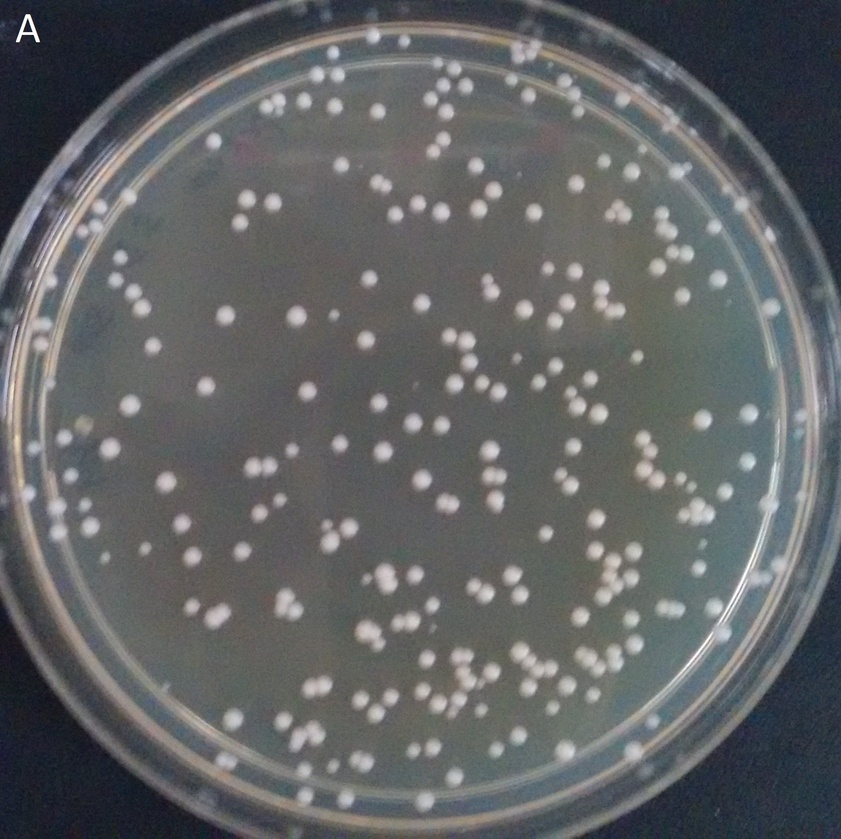
#> input picture images/set1/A_241.jpg, 841 x 839 px, shrunk from 1833 x 1827 before the run, found by its file name
$ jupyter execute Watershed_Markers.ipynb   (shell and % lines are left out)   (older library calls are emulated)
#> lines starting #> are read from the running program, lines starting #| are printed output that depends on the picture; after the words box and inside, x2 and y2 are one past the last pixel; in counts of white or black regions, pixels touching at a corner belong together
[cell 1]
import numpy as np
from matplotlib import pyplot as plt
import cv2
import sys
from pylab import rcParams
rcParams['figure.figsize'] = 15, 15

Let's start by defining the method for watershed segmentation

[cell 2]
import sys
import cv2
import numpy
from scipy.ndimage import label

def segment_on_dt(a, img):
    border = cv2.dilate(img, None, iterations=5)
    border = border - cv2.erode(border, None)

    dt = cv2.distanceTransform(img, 2, 3)
    dt = ((dt - dt.min()) / (dt.max() - dt.min()) * 255).astype(numpy.uint8)
    _, dt = cv2.threshold(dt, 180, 255, cv2.THRESH_BINARY)
    lbl, ncc = label(dt)
    lbl = lbl * (255/ncc)
    # Completing the markers now.
    lbl[border == 255] = 255

    lbl = lbl.astype(numpy.int32)
    cv2.watershed(a, lbl)

    lbl[lbl == -1] = 0
    lbl = lbl.astype(numpy.uint8)
    return 255 - lbl

[cell 3]
img = cv2.imread('/Users/shashwat/workspace/dopencv/images/set1/A_241.jpg')
#> img is the input picture: shape (839, 841, 3); mean B, G, R 101.4, 100, 98
img_gray = cv2.cvtColor( img,cv2.cv.CV_BGR2GRAY );

[cell 4]
plt.imshow(img_gray, cmap='gray')

[cell 5]
rng,img_bin = cv2.threshold(img_gray,0,255,cv2.THRESH_BINARY_INV+cv2.THRESH_OTSU)
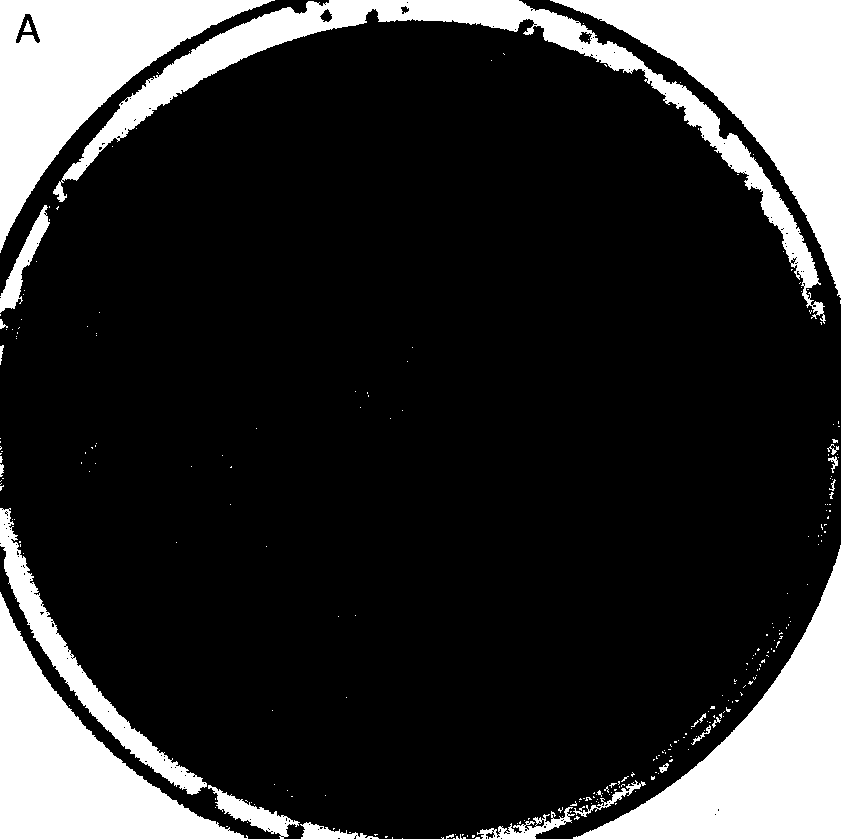
#> img_bin: shape (839, 841); 19.4% white; 263 white regions (240 under 20 px), largest, box (x1, y1, x2, y2) and area: (550, 0, 841, 298) 29143, (573, 545, 841, 839) 27190, (0, 0, 275, 253) 24306
#> rng = 79
plt.imshow(img_bin, cmap='gray')

[cell 6]
def segment_on_dt(a, img):
    border = cv2.dilate(img, None, iterations=5)
    border = border - cv2.erode(border, None)

    dt = cv2.distanceTransform(img, 2, 3)
    dt = ((dt - dt.min()) / (dt.max() - dt.min()) * 255).astype(numpy.uint8)
    _, dt = cv2.threshold(dt, 180, 255, cv2.THRESH_BINARY)
    lbl, ncc = label(dt)
    lbl = lbl * (255/ncc)
    # Completing the markers now.
    lbl[border == 255] = 255

    lbl = lbl.astype(numpy.int32)
    cv2.watershed(a, lbl)

    lbl[lbl == -1] = 0
    lbl = lbl.astype(numpy.uint8)
    return 255 - lbl

[cell 7]
img_bin = cv2.morphologyEx(img_bin, cv2.MORPH_OPEN,
        numpy.ones((3, 3), dtype=int))
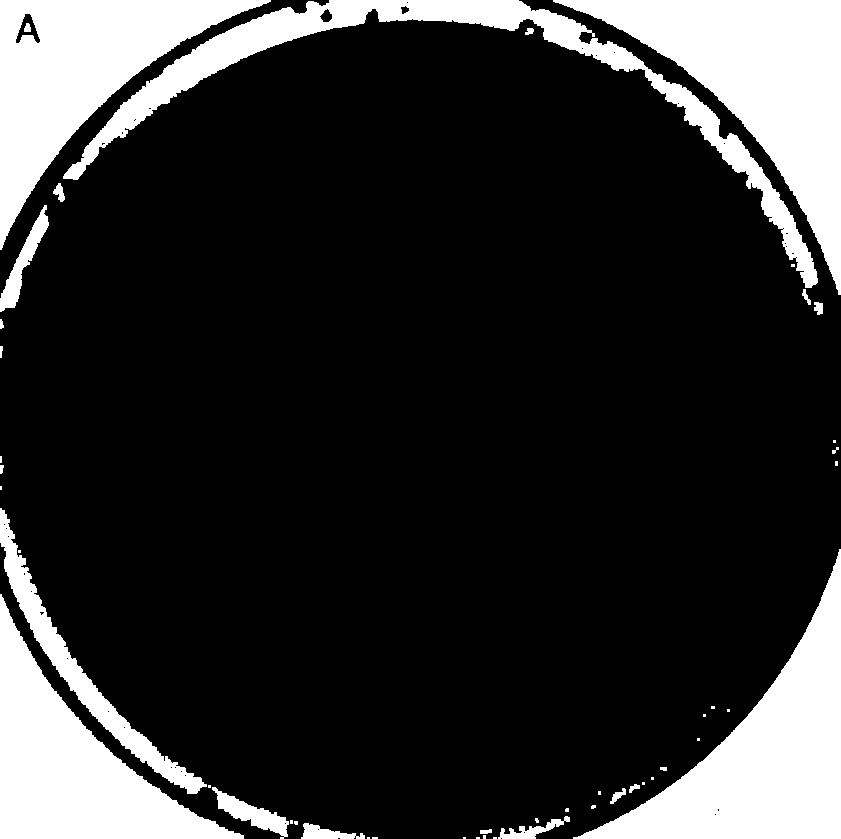
#> img_bin: shape (839, 841); 19.1% white; 48 white regions (25 under 20 px), largest, box (x1, y1, x2, y2) and area: (553, 0, 841, 295) 29116, (573, 549, 841, 839) 27184, (0, 0, 271, 250) 24296
plt.imshow(img_bin, cmap='gray')

[cell 8]
border = cv2.dilate(img, None, iterations=5)
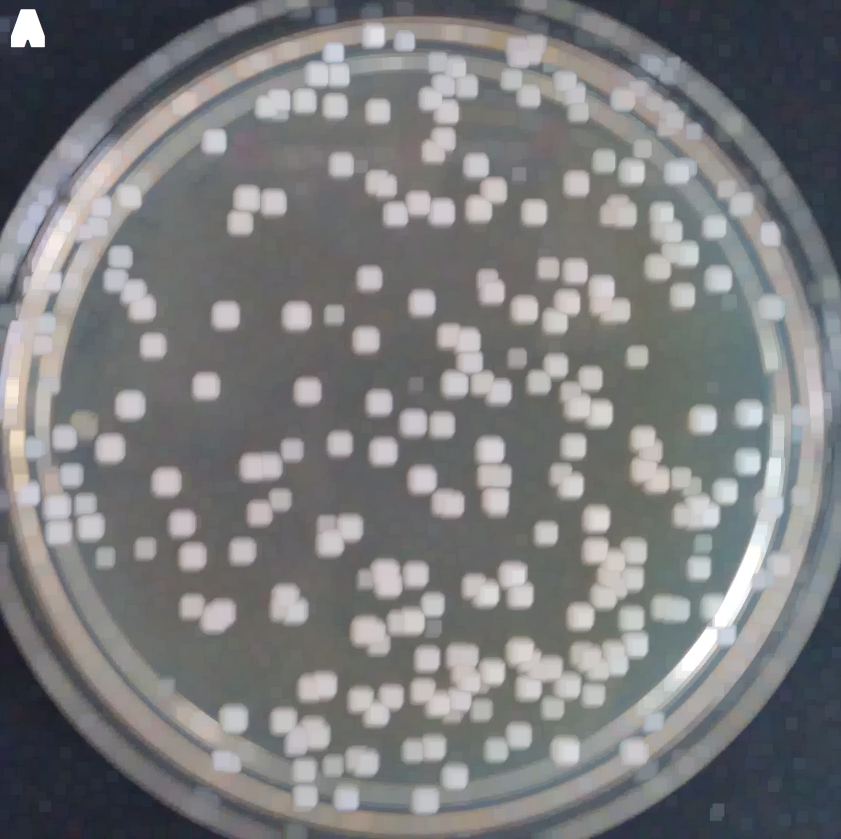
#> border: shape (839, 841, 3); mean B, G, R 124.6, 123.4, 122.7
plt.imshow(border, cmap='gray')

$ run again, with images/set1/B_170.jpg copied over images/set1/A_241.jpg
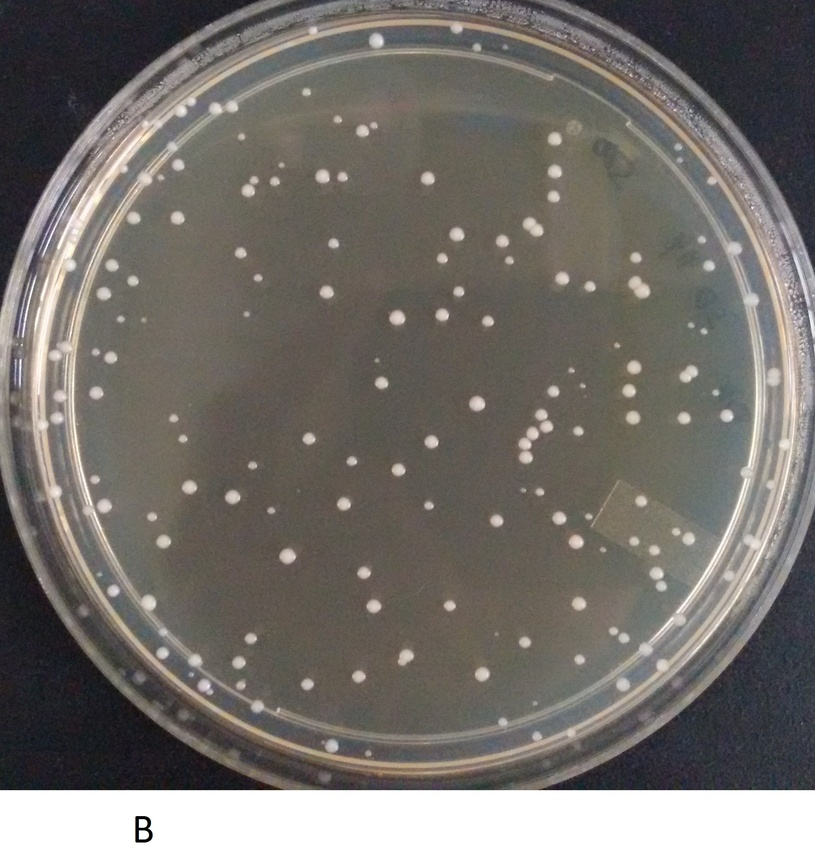
#> input picture images/set1/B_170.jpg, 815 x 865 px, shrunk from 1884 x 2000 before the run, found by its file name
#> img is the input picture: shape (865, 815, 3); mean B, G, R 108, 112.6, 116.7
#> `rng,img_bin = cv2.threshold(img_gray,0,255,cv2.THRESH_BINARY_INV+cv2.T..`:
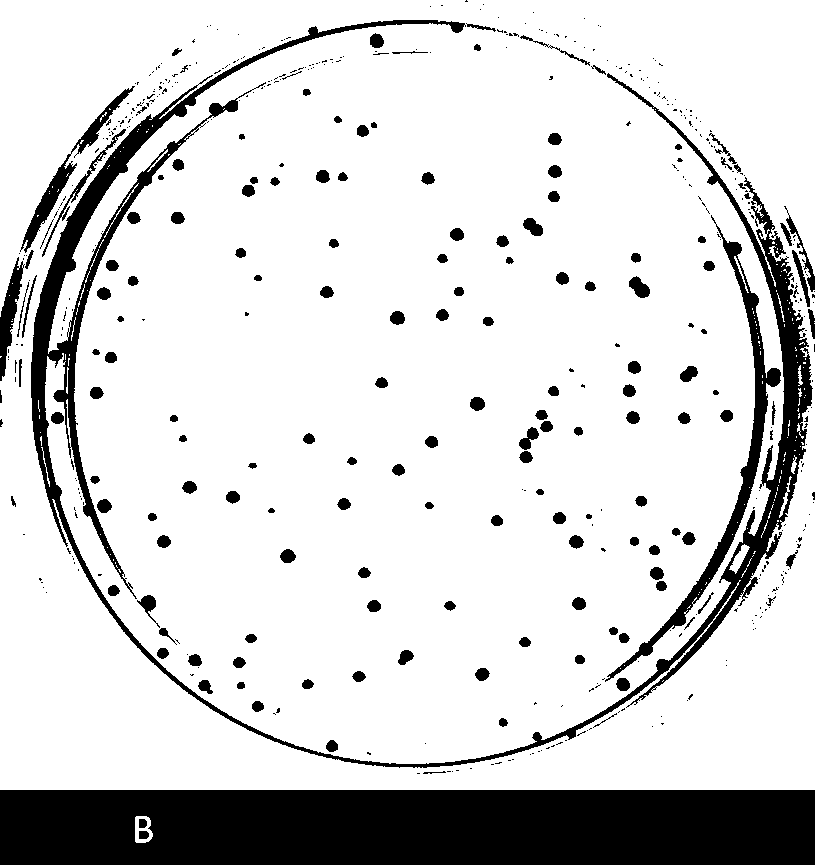
#> img_bin: shape (865, 815); 83.9% white; 536 black regions (377 under 20 px), largest, box (x1, y1, x2, y2) and area: (0, 790, 815, 865) 60706, (31, 20, 813, 768) 28390, (605, 215, 781, 682) 5253
#> rng = 157
#> `border = cv2.dilate(img, None, iterations=5)`:
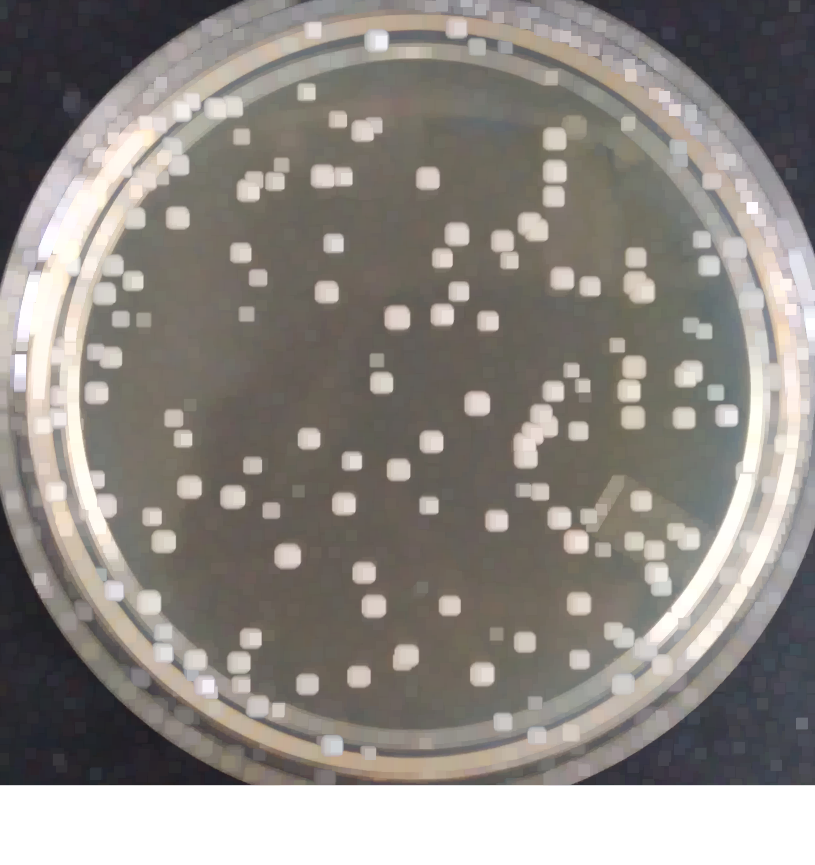
#> border: shape (865, 815, 3); mean B, G, R 131.7, 136.8, 141.6

$ run again, with images/set1/C_593.jpg copied over images/set1/A_241.jpg
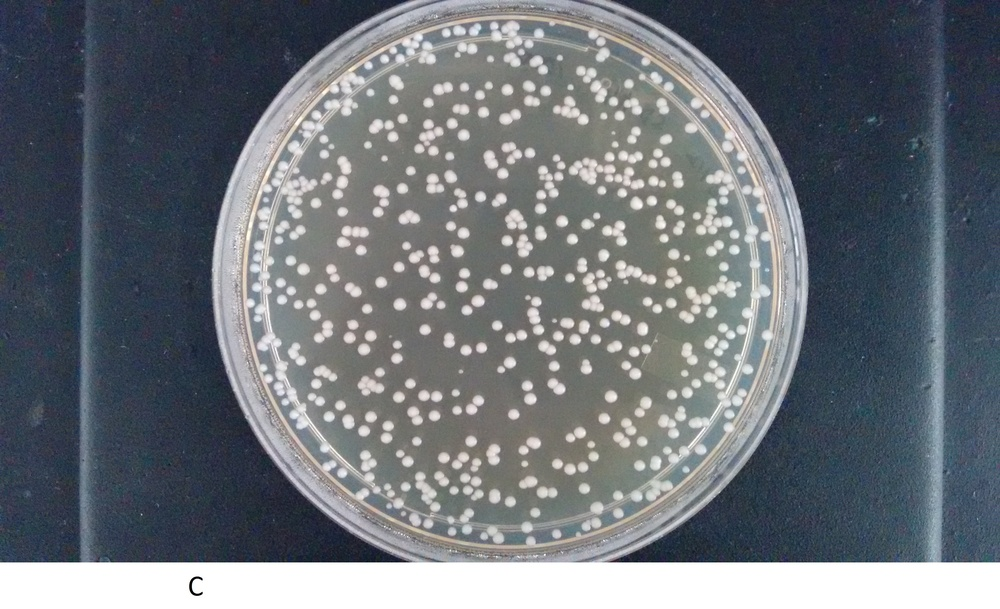
#> input picture images/set1/C_593.jpg, 1000 x 609 px, shrunk from 3264 x 1988 before the run, found by its file name
#> img is the input picture: shape (609, 1000, 3); mean B, G, R 120.8, 114.6, 108.9
#> `rng,img_bin = cv2.threshold(img_gray,0,255,cv2.THRESH_BINARY_INV+cv2.T..`:
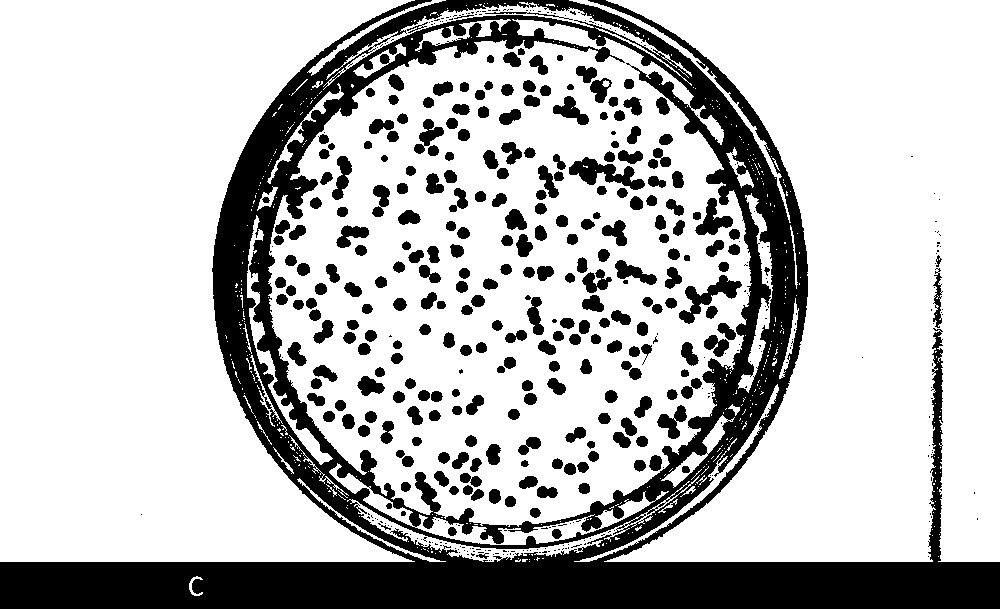
#> img_bin: shape (609, 1000); 74.5% white; 492 black regions (227 under 20 px), largest, box (x1, y1, x2, y2) and area: (0, 0, 1000, 609) 116442, (569, 157, 645, 190) 1102, (679, 275, 742, 324) 988
#> rng = 144
#> `border = cv2.dilate(img, None, iterations=5)`:
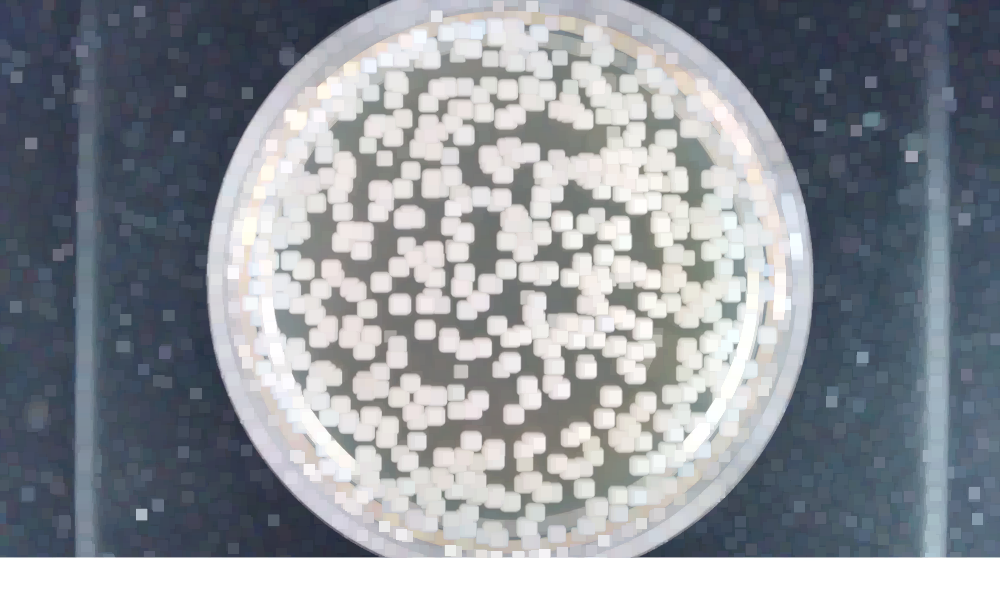
#> border: shape (609, 1000, 3); mean B, G, R 156, 149.8, 145.1

$ run again, with images/set1/D_290.jpg copied over images/set1/A_241.jpg
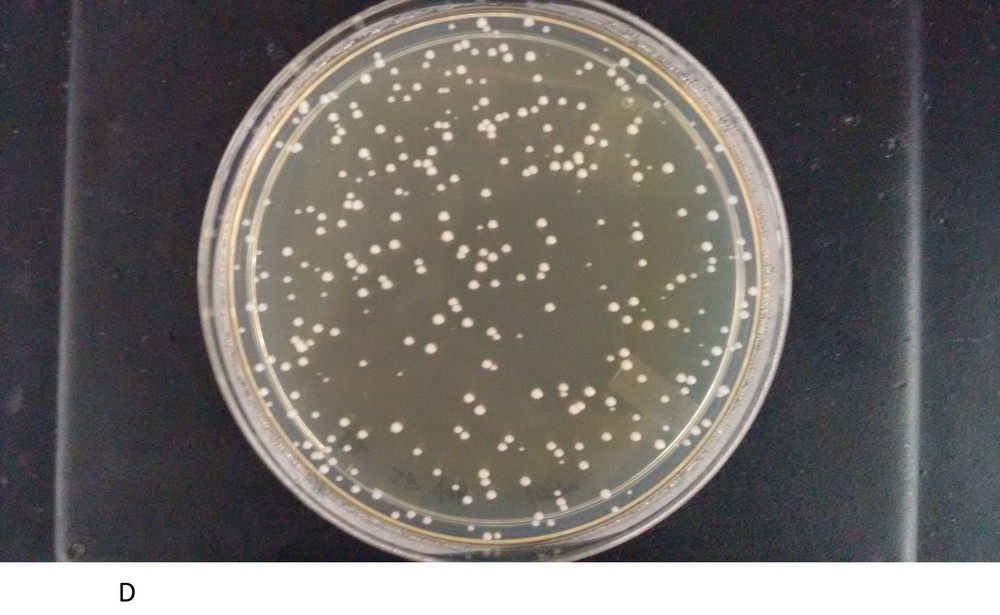
#> input picture images/set1/D_290.jpg, 1000 x 615 px, shrunk from 3264 x 2008 before the run, found by its file name
#> img is the input picture: shape (615, 1000, 3); mean B, G, R 102.6, 106.3, 110.5
#> `rng,img_bin = cv2.threshold(img_gray,0,255,cv2.THRESH_BINARY_INV+cv2.T..`:
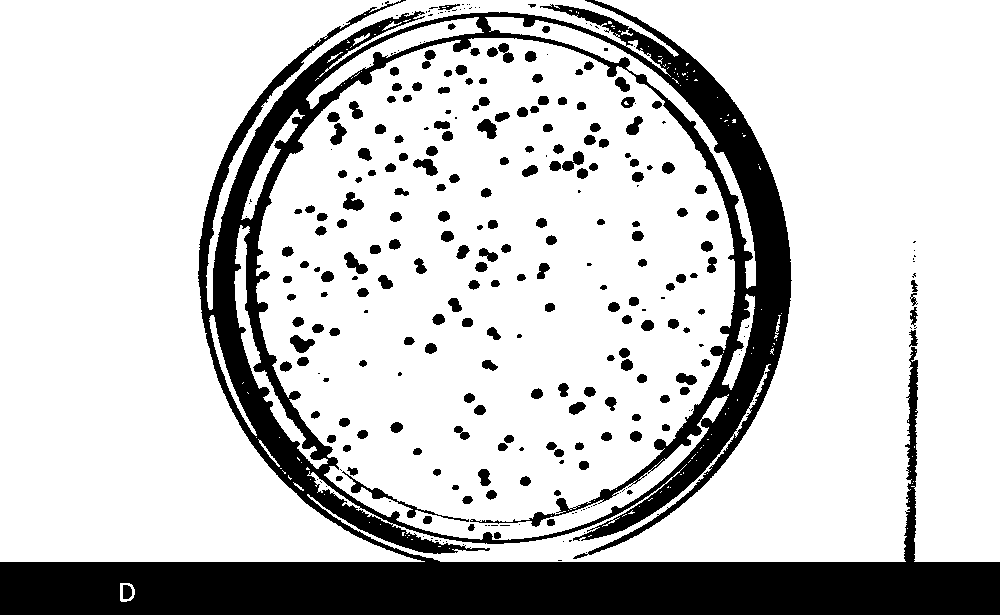
#> img_bin: shape (615, 1000); 79.3% white; 299 black regions (102 under 20 px), largest, box (x1, y1, x2, y2) and area: (0, 0, 1000, 615) 110668, (342, 471, 469, 522) 526, (290, 335, 315, 353) 264
#> rng = 145
#> `border = cv2.dilate(img, None, iterations=5)`:
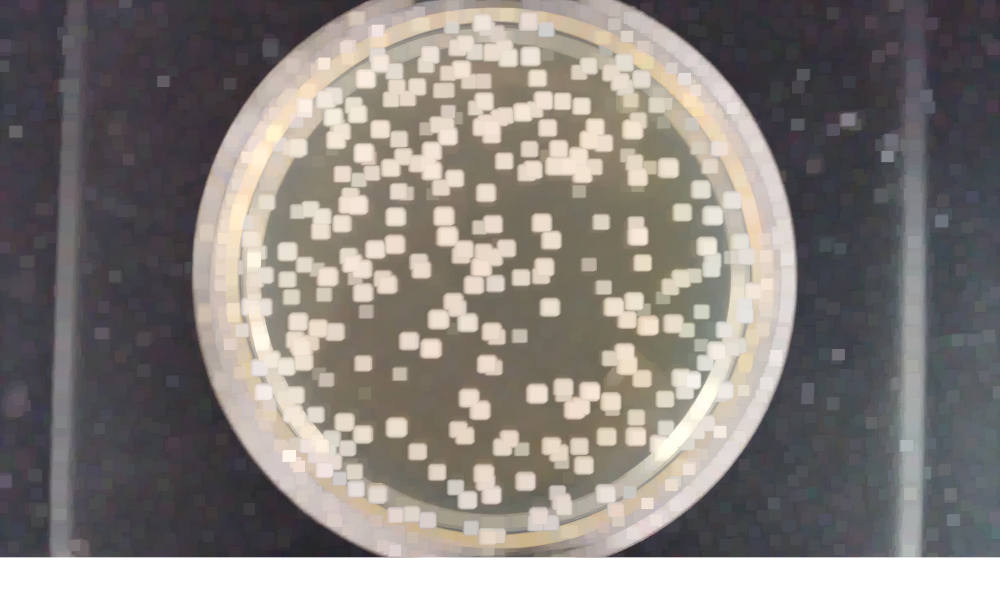
#> border: shape (615, 1000, 3); mean B, G, R 129.2, 133.3, 138.5
